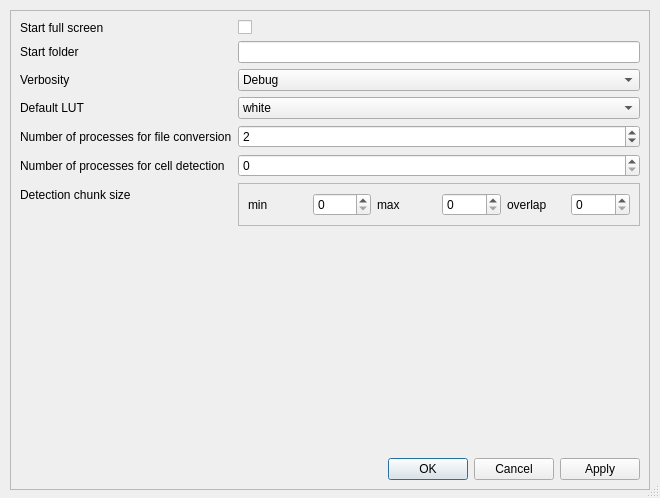
<?xml version="1.0" encoding="UTF-8"?>
<ui version="4.0">
 <class>preferencesWindow</class>
 <widget class="QMainWindow" name="preferencesWindow">
  <property name="geometry">
   <rect>
    <x>0</x>
    <y>0</y>
    <width>660</width>
    <height>498</height>
   </rect>
  </property>
  <property name="minimumSize">
   <size>
    <width>640</width>
    <height>480</height>
   </size>
  </property>
  <property name="windowTitle">
   <string>MainWindow</string>
  </property>
  <property name="styleSheet">
   <string notr="true"/>
  </property>
  <widget class="QWidget" name="centralwidget">
   <property name="minimumSize">
    <size>
     <width>670</width>
     <height>490</height>
    </size>
   </property>
   <widget class="QFrame" name="frame">
    <property name="geometry">
     <rect>
      <x>10</x>
      <y>10</y>
      <width>640</width>
      <height>480</height>
     </rect>
    </property>
    <property name="minimumSize">
     <size>
      <width>640</width>
      <height>480</height>
     </size>
    </property>
    <property name="frameShape">
     <enum>QFrame::StyledPanel</enum>
    </property>
    <property name="frameShadow">
     <enum>QFrame::Raised</enum>
    </property>
    <layout class="QVBoxLayout" name="verticalLayout_2">
     <item>
      <layout class="QFormLayout" name="formLayout">
       <item row="2" column="0">
        <widget class="QLabel" name="label">
         <property name="text">
          <string>Verbosity</string>
         </property>
        </widget>
       </item>
       <item row="2" column="1">
        <widget class="QComboBox" name="verbosityComboBox">
         <item>
          <property name="text">
           <string>Debug</string>
          </property>
         </item>
         <item>
          <property name="text">
           <string>Info</string>
          </property>
         </item>
         <item>
          <property name="text">
           <string>Warning</string>
          </property>
         </item>
         <item>
          <property name="text">
           <string>Error</string>
          </property>
         </item>
        </widget>
       </item>
       <item row="7" column="0">
        <widget class="QLabel" name="label_2">
         <property name="text">
          <string>Number of processes for file conversion</string>
         </property>
        </widget>
       </item>
       <item row="7" column="1">
        <widget class="QSpinBox" name="nProcessesFileConversionSpinBox">
         <property name="minimum">
          <number>-1</number>
         </property>
         <property name="value">
          <number>2</number>
         </property>
        </widget>
       </item>
       <item row="8" column="0">
        <widget class="QLabel" name="label_4">
         <property name="text">
          <string>Number of processes for cell detection</string>
         </property>
        </widget>
       </item>
       <item row="8" column="1">
        <widget class="QSpinBox" name="nProcessesCellDetectionSpinBox"/>
       </item>
       <item row="9" column="0">
        <widget class="QLabel" name="label_5">
         <property name="text">
          <string>Detection chunk size</string>
         </property>
        </widget>
       </item>
       <item row="9" column="1">
        <widget class="QFrame" name="frame_2">
         <property name="frameShape">
          <enum>QFrame::StyledPanel</enum>
         </property>
         <property name="frameShadow">
          <enum>QFrame::Raised</enum>
         </property>
         <layout class="QHBoxLayout" name="horizontalLayout_2">
          <item>
           <layout class="QHBoxLayout" name="horizontalLayout">
            <item>
             <widget class="QLabel" name="label_6">
              <property name="text">
               <string>min</string>
              </property>
             </widget>
            </item>
            <item>
             <widget class="QSpinBox" name="chunkSizeMinSpinBox"/>
            </item>
            <item>
             <widget class="QLabel" name="label_7">
              <property name="text">
               <string>max</string>
              </property>
             </widget>
            </item>
            <item>
             <widget class="QSpinBox" name="chunkSizeMaxSpinBox"/>
            </item>
            <item>
             <widget class="QLabel" name="label_8">
              <property name="text">
               <string>overlap</string>
              </property>
             </widget>
            </item>
            <item>
             <widget class="QSpinBox" name="chunkSizeOverlapSpinBox"/>
            </item>
           </layout>
          </item>
         </layout>
        </widget>
       </item>
       <item row="0" column="0">
        <widget class="QLabel" name="label_3">
         <property name="text">
          <string>Start full screen</string>
         </property>
        </widget>
       </item>
       <item row="0" column="1">
        <widget class="QCheckBox" name="startFullScreenCheckBox">
         <property name="text">
          <string/>
         </property>
        </widget>
       </item>
       <item row="1" column="0">
        <widget class="QLabel" name="label_9">
         <property name="toolTip">
          <string>The base folder when clicking &quot;Source Folder&quot;</string>
         </property>
         <property name="text">
          <string>Start folder</string>
         </property>
        </widget>
       </item>
       <item row="1" column="1">
        <widget class="QLineEdit" name="startFolderLineEdit"/>
       </item>
       <item row="3" column="0">
        <widget class="QLabel" name="label_10">
         <property name="text">
          <string>Default LUT</string>
         </property>
        </widget>
       </item>
       <item row="3" column="1">
        <widget class="QComboBox" name="lutComboBox">
         <item>
          <property name="text">
           <string>white</string>
          </property>
         </item>
         <item>
          <property name="text">
           <string>fire</string>
          </property>
         </item>
        </widget>
       </item>
      </layout>
     </item>
     <item>
      <widget class="QDialogButtonBox" name="buttonBox">
       <property name="orientation">
        <enum>Qt::Horizontal</enum>
       </property>
       <property name="standardButtons">
        <set>QDialogButtonBox::Apply|QDialogButtonBox::Cancel|QDialogButtonBox::Ok</set>
       </property>
      </widget>
     </item>
    </layout>
   </widget>
  </widget>
  <widget class="QStatusBar" name="statusbar"/>
 </widget>
 <resources/>
 <connections/>
</ui>
